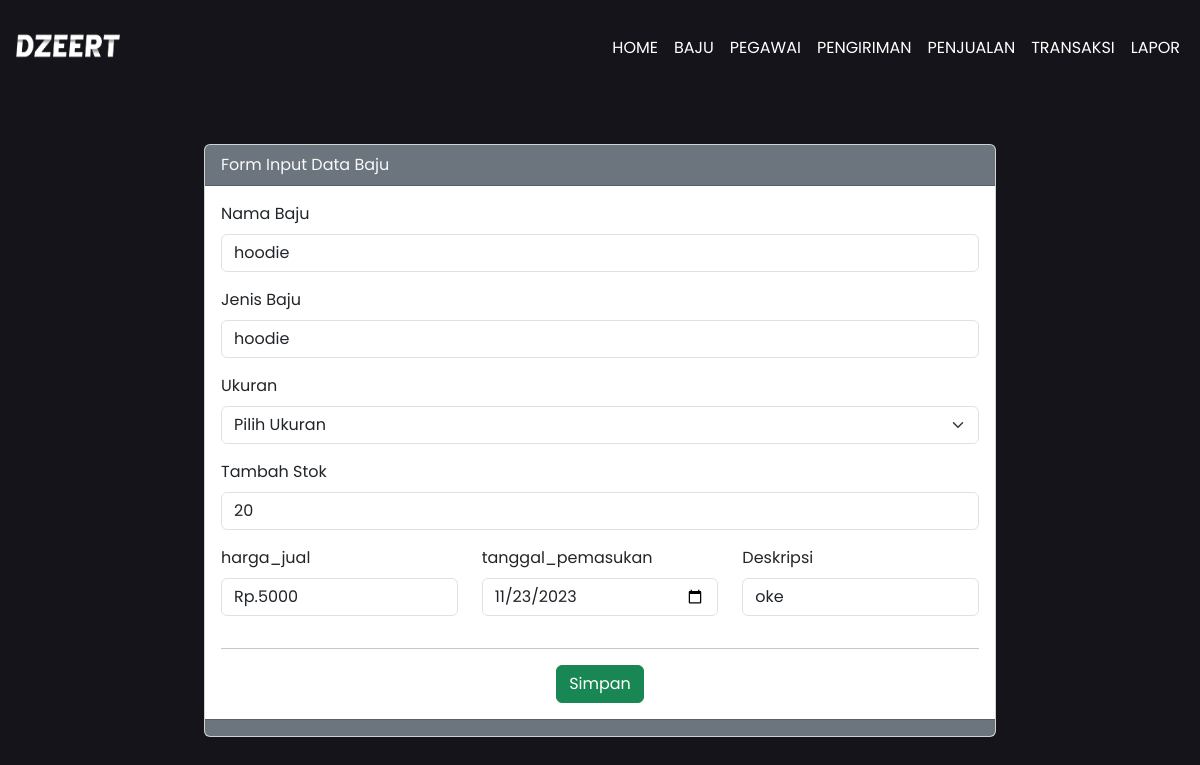
Page /edit.php?id_baju=12345754 on the committed database.
### tables this page shows
CREATE TABLE `kelola_baju` (
  `id_baju` int(11) NOT NULL,
  `nama_baju` varchar(50) NOT NULL,
  `jenis_baju` varchar(50) NOT NULL,
  `ukuran_baju` varchar(10) NOT NULL,
  `tambah_stok` varchar(255) NOT NULL,
  `harga_jual` varchar(255) NOT NULL,
  `tanggal_pemasukan` date NOT NULL,
  `deskripsi` varchar(255) NOT NULL
);

### function.php (called while the page is built, shortened)
<?php
$koneksi = mysqli_connect("localhost","root","","penjualan");
function query($query) {
    global $koneksi;
    $result= mysqli_query($koneksi, $query);
    $row = [];
    while($tampil = mysqli_fetch_assoc($result)) {
     $row[] = $tampil;
    }
    return $row;
}
?>

### edit.php (the view, shortened to what this page needs)
<?php
require'function.php';
  if(isset($_GET["id_baju"])){
      $id_baju = $_GET["id_baju"];
      $penjualan = query("SELECT * FROM kelola_baju WHERE id_baju = $id_baju")[0];
  }
?>
<?php require'layouts/navbar.php'?>
<div class="row">
  <div class="col-md-8 mx-auto">
  <div class="card mt-5">
  <div class="card-header bg-secondary text-light">
    Form Input Data Baju
  </div>
  <div class="card-body">
      <form action="" method="post">
      <div class="mb-3">
          <label for="nama" class="form-label">Nama Baju</label>
          <input value="<?= $penjualan["nama_baju"]; ?>" type="text" class="form-control" name="nama_baju" id="nama_baju" placeholder="Nama Baju" <?= $penjualan["nama_baju"];?>>
      </div>
      <div class="mb-3">
          <label for="nama" class="form-label">Jenis Baju</label>
          <input value='<?= $penjualan["jenis_baju"]; ?>' type="text" class="form-control" name="jenis_baju" id="jenis_baju" placeholder="Jenis Baju"  <?= $penjualan["jenis_baju"];?>>
      </div>
      <div class="mb-3">
          <label for="nama" class="form-label">Ukuran</label>
          <select value='<?= $penjualan["ukuran_baju"]; ?>' class="form-select" name="ukuran_baju" id="ukuran_baju" <?= $penjualan["ukuran_baju"];?>>
              <option>Pilih Ukuran</option>
            </select>
      </div>
      <div class="mb-3">
          <label for="nama" class="form-label">Tambah Stok</label>
          <input value='<?= $penjualan["tambah_stok"]; ?>' type="number" class="form-control" name="tambah_stok" id="tambah_stok" placeholder="Tambah Stok" <?= $penjualan["tambah_stok"];?>>
      </div>
        <div class="row">
            <div class="col">
            <div class="mb-3">
              <label for="nama" class="form-label">harga_jual</label>
              <input value='<?= $penjualan["harga_jual"]; ?>' type="text" class="form-control" name="harga_jual" id="harga_jual" placeholder="Harga Jual"  <?= $penjualan["harga_jual"];?>>
            </div>
          </div>
            <div class="col">
            <div class="mb-3">
          <label for="nama" class="form-label">tanggal_pemasukan</label>
          <input value='<?= $penjualan["tanggal_pemasukan"]; ?>' type="date" class="form-control" name="tanggal_pemasukan" id="tanggal_pemasukan" placeholder="Harga Jual" <?= $penjualan["tanggal_pemasukan"];?>>
            </div>
          </div>
          <div class="col">
            <div class="mb-3">
              <label for="nama" class="form-label">Deskripsi</label>
              <input value='<?= $penjualan["deskripsi"]; ?>' type="text" class="form-control" name="deskripsi" id="deskripsi" placeholder="Deksripsi" <?= $penjualan["deskripsi"];?>>
            </div>
          </div>
      </div>
          <div class="text-center">
            <hr> <button type="submit" name="submit" class="btn btn-success">Simpan</button>
          </div>
      </form>
  </div>
  <div class="card-footer bg-secondary text-light">
  </div>
</div>
  </div>
</div>

### css/user.css (style rules this page uses)
:root { --bg: #15141a; }
* { margin: 0; padding: 0; font-family: "Poppins", sans-serif; }

### rows in the picture
kelola_baju: nama_baju "hoodie", jenis_baju "hoodie", ukuran_baju "Pilih Ukuran", tambah_stok "20", harga_jual "Rp.5000", tanggal_pemasukan "11/23/2023", deskripsi "oke"
